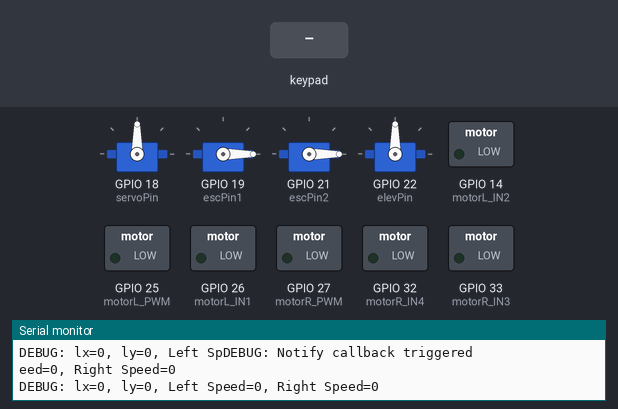
This program was run on a simulated ESP32. Shown: 4 × servo, switched loads named in the program (green lamp = pin HIGH), the last lines printed to the serial monitor. The inputs (shaded band) are chosen by the test bench. Nothing arrives over Bluetooth unless stated.

Above: at 4.3 s.
4.4 s: key 'T' pressed
At 4.7 s:
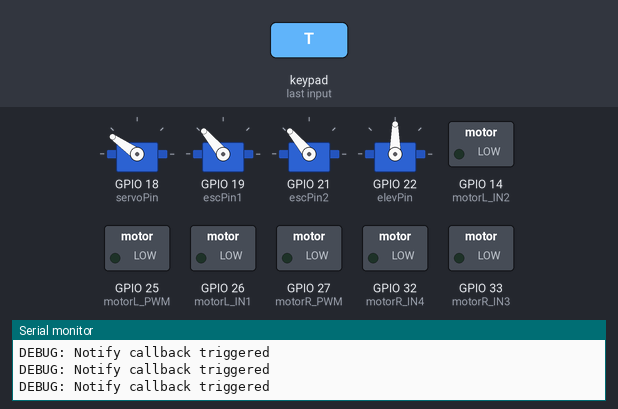
At 5.3 s:
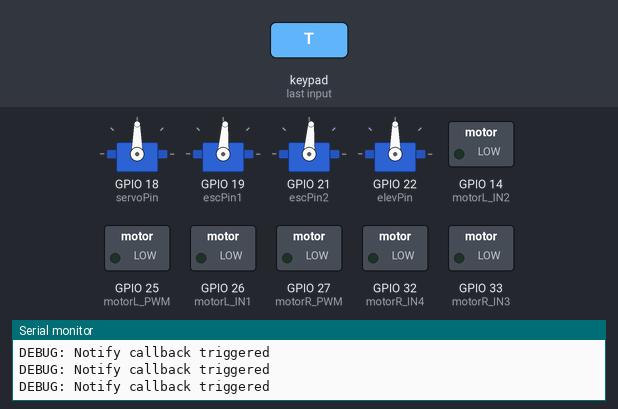
7.4 s: key 'U' pressed
9.8 s: key 'O' pressed
Timing chart, 0 to 12.8 s (numbered marks = the images above; inputs shaded):
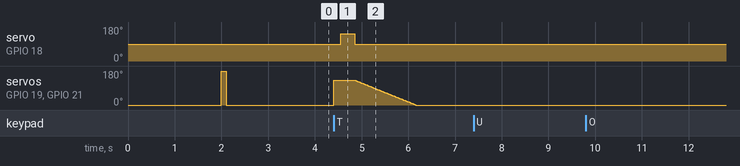

The program:

main.cpp
```cpp
//Grok is king C++23 with Arduino: PS3 Controlled Tank with Servo and ESCs
#include <Arduino.h>
#include <Ps3Controller.h>
#include <ESP32Servo.h>

// --- PIN ASSIGNMENTS ---
const int motorL_PWM = 25; // Speed L (Level Shifter)
const int motorR_PWM = 27; // Speed R (Level Shifter)
const int motorL_IN1 = 26; // Dir L1 (Direct)
const int motorL_IN2 = 14; // Dir L2 (Direct)
const int motorR_IN3 = 33; // Dir R1 (Direct)
const int motorR_IN4 = 32; // Dir R2 (Direct)

const int servoPin = 18;
const int escPin1  = 19;
const int escPin2  = 21;
const int elevPin  = 22;

// --- OBJECTS & VARIABLES ---
Servo myServo, myESC1, myESC2, elevServo;
float elevPos = 90.0;
const float elevMin = 45.0, elevMax = 135.0, moveSpeed = 0.5;

// --- MOTOR DRIVE LOGIC ---
void driveMotor(String side, int pwmPin, int in1, int in2, int speed) {
    int deadzone = 20; // Increased to handle drift
    int finalPWM = map(abs(speed), 0, 128, 0, 255);

    if (abs(speed) < deadzone) {
        analogWrite(pwmPin, 0);
        digitalWrite(in1, LOW);
        digitalWrite(in2, LOW);
        return;
    }

    analogWrite(pwmPin, finalPWM);

    if (speed > 0) { // Forward Logic
        digitalWrite(in1, HIGH);
        digitalWrite(in2, LOW);
        Serial.printf("[%s] FORWARD | Speed: %d | PWM: %d\n", side.c_str(), speed, finalPWM);
    } else { // Reverse Logic
        digitalWrite(in1, LOW);
        digitalWrite(in2, HIGH);
        Serial.printf("[%s] REVERSE | Speed: %d | PWM: %d\n", side.c_str(), speed, finalPWM);
    }
}

void stopDriveMotors() {
    analogWrite(motorL_PWM, 0);
    analogWrite(motorR_PWM, 0);
    digitalWrite(motorL_IN1, LOW); digitalWrite(motorL_IN2, LOW);
    digitalWrite(motorR_IN3, LOW); digitalWrite(motorR_IN4, LOW);
    Serial.println(">>> MOTORS ESTOPPED <<<");
}

// --- PS3 SEQUENCES ---
void executeCrossSequence() {
    stopDriveMotors();
    Serial.println("EVENT: Cross Sequence Started");

    // Spin up ESCs
    myESC1.write(120);
    myESC2.write(120);
    delay(140);

    // SNAP TO LOADED (Full Speed)
    myServo.write(145);
    delay(300); // Direct dwell for MG996R travel time

    // SNAP TO CENTER (Full Speed)
    myServo.write(90);
    delay(300); // Direct dwell for MG996R travel time

    // Optimized Ramp Down
    Serial.println("EVENT: Ramping down ESCs...");
    for (int s = 120; s >= 0; s -= 10) { // Increased step to 10 for faster recovery
        myESC1.write(s);
        myESC2.write(s);
        delay(20);
    }

    Serial.println("EVENT: Cross Sequence Complete");
}


void executeCircleSequence() {
    stopDriveMotors();
    Serial.println("EVENT: Circle Sequence Started");
    myESC1.write(120); myESC2.write(120); delay(200);
    for (int i = 0; i < 3; i++) {
        myServo.write(145); delay(300);// dwell at loaded position
        myServo.write(90);
        if (i < 2) delay(400); // Shorter delay between spins
    }
    for (int s = 120; s >= 0; s-=5) { myESC1.write(s); myESC2.write(s); delay(30); }
    Serial.println("EVENT: Circle Sequence Complete");
}
void onConnect() {
    Serial.println("SYSTEM: PS3 Controller Connected!");
    Ps3.setPlayer(1); // Light only Player 1 LED
}


void notify() {
    Serial.println("DEBUG: Notify callback triggered");
    if (Ps3.event.button_down.cross) {
        Serial.println("DEBUG: Cross button down event");
        executeCrossSequence();
    }
    if (Ps3.event.button_down.circle) {
        Serial.println("DEBUG: Circle button down event");
        executeCircleSequence();
    }
}

void setup() {
    Serial.begin(115200);
    pinMode(motorL_PWM, OUTPUT); pinMode(motorL_IN1, OUTPUT); pinMode(motorL_IN2, OUTPUT);
    pinMode(motorR_PWM, OUTPUT); pinMode(motorR_IN3, OUTPUT); pinMode(motorR_IN4, OUTPUT);

    // Explicitly initialize motors to stopped state
    digitalWrite(motorL_IN1, LOW); digitalWrite(motorL_IN2, LOW);
    digitalWrite(motorR_IN3, LOW); digitalWrite(motorR_IN4, LOW);
    analogWrite(motorL_PWM, 0);
    analogWrite(motorR_PWM, 0);

    ESP32PWM::allocateTimer(0); ESP32PWM::allocateTimer(1);
    ESP32PWM::allocateTimer(2); ESP32PWM::allocateTimer(3);

    myServo.attach(servoPin, 500, 2400);
    myESC1.attach(escPin1, 1000, 2000);
    myESC2.attach(escPin2, 1000, 2000);
    elevServo.attach(elevPin, 500, 2400);

    // ESC arming sequence
    myESC1.write(0); myESC2.write(0); // Min pulse
    delay(2000); // Wait for beeps
    myESC1.write(180); myESC2.write(180); // Max briefly
    delay(100);
    myESC1.write(0); myESC2.write(0); // Back to min
    delay(1000);
    Serial.println("SYSTEM: ESCs armed");

    myServo.write(90); elevServo.write(90);

    Ps3.attach(notify);
    Ps3.attachOnConnect(onConnect);
    Ps3.begin("38:4f:f0:00:e8:0a"); // Change to your MAC
    Serial.println("SYSTEM: Initialization Complete. Awaiting PS3 Controller...");
}

void loop() {
    if (!Ps3.isConnected()) {
        static unsigned long lastMsg = 0;
        if (millis() - lastMsg > 2000) {
            Serial.println("SYSTEM: Searching for Controller...");
            lastMsg = millis();
        }
        return;
    }

    // --- STEERING ---
    int lx = Ps3.data.analog.stick.lx;
    int ly = -Ps3.data.analog.stick.ly;
    int leftSpeed = constrain(ly + lx, -128, 128);
    int rightSpeed = constrain(ly - lx, -128, 128);
    Serial.printf("DEBUG: lx=%d, ly=%d, Left Speed=%d, Right Speed=%d\n", lx, ly, leftSpeed, rightSpeed); // Print every loop for diag
    driveMotor("LEFT", motorL_PWM, motorL_IN1, motorL_IN2, leftSpeed);
    driveMotor("RIGHT", motorR_PWM, motorR_IN3, motorR_IN4, rightSpeed);

    // --- ELEVATION ---
    int ry = Ps3.data.analog.stick.ry;
    if (abs(ry) > 10) {// Deadzone
        elevPos -= (ry / 128.0) * moveSpeed;// change -/+= to invert
        elevPos = constrain(elevPos, elevMin, elevMax);
        elevServo.write((int)elevPos);
        Serial.printf("DEBUG: Elevation Servo at %d\n", (int)elevPos);
    }

    // --- TRIANGLE CONTINUOUS SERVO MOTION ---
    if (Ps3.data.button.triangle) {
    stopDriveMotors();
    myESC1.write(130); myESC2.write(130); delay(150);
    bool held = true;
    while (held) {
        // Go to 150 degrees at maximum speed
        myServo.write(145);
        delay(300); // Dwell for 300 milliseconds to ensure full travel

        if (!Ps3.data.button.triangle) { held = false; break; }

        // Go to 90 degrees at maximum speed
        myServo.write(90);
        delay(300); // Dwell for 300 milliseconds

        if (!Ps3.data.button.triangle) { held = false; break; }
    }
    // ... rest of your ESC ramp down code

        if (!Ps3.data.button.triangle) {
            Serial.println("EVENT: Triangle Released. Ramping down ESCs...");
            myServo.write(90);
            for (int s = 130; s >= 0; s--) { myESC1.write(s); myESC2.write(s); delay(10); }
        }
    }
    delay(10);
}
```

Measured:
- after the input at 4.4 s, servo on GPIO 18 (servoPin): 90° → 145° after 0.16 s, → 90° 0.30 s later
